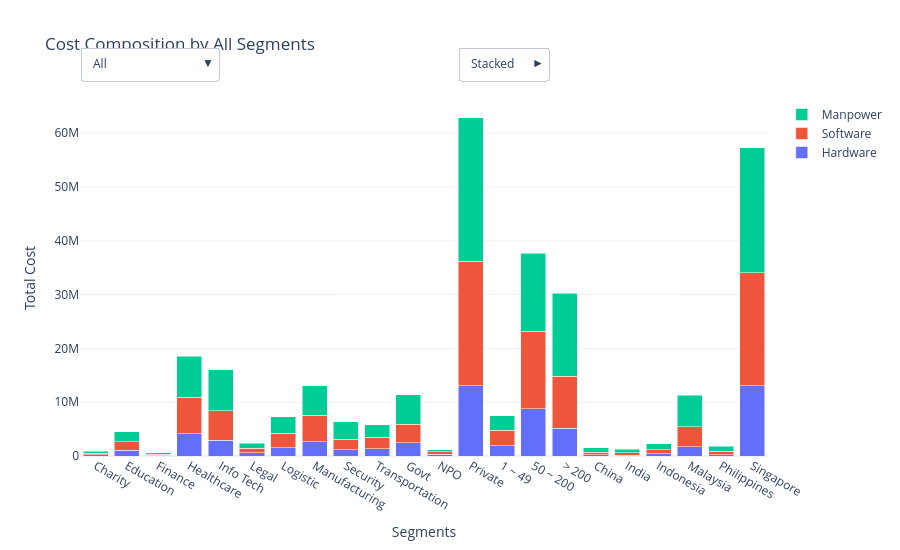

Notebook cell for this chart:
### Markdown cell above
## Service quality versus profitability

The corrected dataset records the highest average overall service score for **Finance (4.25/5)**, but Finance contains only one client. Among larger sectors, **Transportation (4.11/5)** and **Security (4.05/5)** combine relatively high service scores with gross margins of **46.1%** and **43.3%** respectively.

**Manufacturing** contributes substantial gross profit (**$10.74 million**) but has a lower average service score (**3.86/5**), making it a useful segment for investigating whether service delivery practices differ from stronger-rated segments. This is an association-based observation, not evidence that service scores determine margin.

The matrix should be read with revenue scale, gross profit and client count together. A small segment can appear strong on an average while contributing little total value.

### Code cell
import pandas as pd
import plotly.graph_objects as go

# ============================================
# Segmentations & Data Aggregation
# ============================================
segmentations = {
    "Industry Sector": "SECTOR",
    "Client Type": "TYPE",
    "Organisation Size": "STAFF STRENGTH",
    "Country": "COUNTRY",
}

aggregated = {}

# Individual Segmentations
for label, col in segmentations.items():
    grouped = (
        df_merged.groupby(col)[["HARDWARE", "SOFTWARE", "MANPOWER"]]
        .sum()
        .reset_index()
    )
    grouped = grouped.rename(columns={col: "Segment"})
    aggregated[label] = grouped

# Combined "All" View across all segment categories
all_segments = []
for label, df in aggregated.items():
    temp = df[["Segment", "HARDWARE", "SOFTWARE", "MANPOWER"]].copy()
    all_segments.append(temp)

aggregated["All"] = pd.concat(all_segments, ignore_index=True)

# ============================================
# Default Chart View ("All")
# ============================================
default = "All"
data = aggregated[default]

fig = go.Figure()

fig.add_trace(
    go.Bar(x=data["Segment"], y=data["HARDWARE"], name="Hardware")
)

fig.add_trace(
    go.Bar(x=data["Segment"], y=data["SOFTWARE"], name="Software")
)

fig.add_trace(
    go.Bar(x=data["Segment"], y=data["MANPOWER"], name="Manpower")
)

# ============================================
# Dropdown Options Setup
# ============================================
buttons = []
dropdown_keys = ["All"] + list(segmentations.keys())

for label in dropdown_keys:
    temp = aggregated[label]

    buttons.append(
        dict(
            label=label,
            method="update",
            args=[
                {
                    "x": [
                        temp["Segment"],
                        temp["Segment"],
                        temp["Segment"],
                    ],
                    "y": [
                        temp["HARDWARE"],
                        temp["SOFTWARE"],
                        temp["MANPOWER"],
                    ],
                },
                {
                    "title": f"Cost Composition by {label}",
                    "xaxis": {"title": label if label != "All" else "Segments"},
                },
            ],
        )
    )

mode_buttons = [
    dict(
        label="Stacked",
        method="relayout",
        args=[{"barmode": "stack"}],
    ),
    dict(
        label="Grouped",
        method="relayout",
        args=[{"barmode": "group"}],
    ),
]

# ============================================
# Layout
# ============================================
fig.update_layout(
    title="Cost Composition by All Segments",
    xaxis_title="Segments",
    yaxis_title="Total Cost",
    barmode="stack",
    template="plotly_white",
    height=550,
    autosize=True,
    updatemenus=[
        dict(
            buttons=buttons,
            direction="down",
            x=0.0,
            y=1.15,
            xanchor="left",
            yanchor="top",
            showactive=True,
        ),
        dict(
            buttons=mode_buttons,
            direction="right",
            x=0.55,
            y=1.15,
            xanchor="left",
            yanchor="top",
            showactive=True,
        ),
    ],
)

fig.show()
fig3 = fig

### Figure 1 — Plotly figure (JSON) as saved in the notebook; plotly's stock layout.template omitted (floating-point values rounded to 4 significant figures)
{"data": [{"name": "Hardware", "type": "bar", "x": ["Charity", "Education", "Finance", "Healthcare", "Info Tech", "Legal", "Logistic", "Manufacturing", "Security", "Transportation", "Govt", "NPO", "Private", "1 ~ 49", "50 ~ 200", "> 200", "China", "India", "Indonesia", "Malaysia", "Philippines", "Singapore"], "y": [232992, 1072946, 147742, 4166314, 2941839, 571245, 1550149, 2678570, 1148459, 1323576, 2421856, 314929, 13097047, 1933036, 8770420, 5130376, 230648, 181813, 398777, 1690648, 270733, 13061213]}, {"name": "Software", "type": "bar", "x": ["Charity", "Education", "Finance", "Healthcare", "Info Tech", "Legal", "Logistic", "Manufacturing", "Security", "Transportation", "Govt", "NPO", "Private", "1 ~ 49", "50 ~ 200", "> 200", "China", "India", "Indonesia", "Malaysia", "Philippines", "Singapore"], "y": [318694, 1594850, 207473, 6775091, 5514836, 857164, 2670981, 4923113, 1964428, 2128067, 3435696, 434006, 23084995, 2865111, 14372824, 9716762, 508004, 401695, 725251, 3715931, 588237, 21015579]}, {"name": "Manpower", "type": "bar", "x": ["Charity", "Education", "Finance", "Healthcare", "Info Tech", "Legal", "Logistic", "Manufacturing", "Security", "Transportation", "Govt", "NPO", "Private", "1 ~ 49", "50 ~ 200", "> 200", "China", "India", "Indonesia", "Malaysia", "Philippines", "Singapore"], "y": [314960, 1841609, 285888, 7552935, 7566466, 922461, 3036583, 5492858, 3250373, 2339387, 5499997, 429230, 26674293, 2672112, 14516340, 15415068, 833304, 638171, 1127715, 5899618, 924830, 23179882]}], "layout": {"autosize": true, "barmode": "stack", "height": 550, "title": {"text": "Cost Composition by All Segments"}, "updatemenus": [{"buttons": [{"args": [{"x": [["Charity", "Education", "Finance", "Healthcare", "Info Tech", "Legal", "Logistic", "Manufacturing", "Security", "Transportation", "Govt", "NPO", "Private", "1 ~ 49", "50 ~ 200", "> 200", "China", "India", "Indonesia", "Malaysia", "Philippines", "Singapore"], ["Charity", "Education", "Finance", "Healthcare", "Info Tech", "Legal", "Logistic", "Manufacturing", "Security", "Transportation", "Govt", "NPO", "Private", "1 ~ 49", "50 ~ 200", "> 200", "China", "India", "Indonesia", "Malaysia", "Philippines", "Singapore"], ["Charity", "Education", "Finance", "Healthcare", "Info Tech", "Legal", "Logistic", "Manufacturing", "Security", "Transportation", "Govt", "NPO", "Private", "1 ~ 49", "50 ~ 200", "> 200", "China", "India", "Indonesia", "Malaysia", "Philippines", "Singapore"]], "y": [[232992, 1072946, 147742, 4166314, 2941839, 571245, 1550149, 2678570, 1148459, 1323576, 2421856, 314929, 13097047, 1933036, 8770420, 5130376, 230648, 181813, 398777, 1690648, 270733, 13061213], [318694, 1594850, 207473, 6775091, 5514836, 857164, 2670981, 4923113, 1964428, 2128067, 3435696, 434006, 23084995, 2865111, 14372824, 9716762, 508004, 401695, 725251, 3715931, 588237, 21015579], [314960, 1841609, 285888, 7552935, 7566466, 922461, 3036583, 5492858, 3250373, 2339387, 5499997, 429230, 26674293, 2672112, 14516340, 15415068, 833304, 638171, 1127715, 5899618, 924830, 23179882]]}, {"title": "Cost Composition by All", "xaxis": {"title": "Segments"}}], "label": "All", "method": "update"}, {"args": [{"x": [["Charity", "Education", "Finance", "Healthcare", "Info Tech", "Legal", "Logistic", "Manufacturing", "Security", "Transportation"], ["Charity", "Education", "Finance", "Healthcare", "Info Tech", "Legal", "Logistic", "Manufacturing", "Security", "Transportation"], ["Charity", "Education", "Finance", "Healthcare", "Info Tech", "Legal", "Logistic", "Manufacturing", "Security", "Transportation"]], "y": [[232992, 1072946, 147742, 4166314, 2941839, 571245, 1550149, 2678570, 1148459, 1323576], [318694, 1594850, 207473, 6775091, 5514836, 857164, 2670981, 4923113, 1964428, 2128067], [314960, 1841609, 285888, 7552935, 7566466, 922461, 3036583, 5492858, 3250373, 2339387]]}, {"title": "Cost Composition by Industry Sector", "xaxis": {"title": "Industry Sector"}}], "label": "Industry Sector", "method": "update"}, {"args": [{"x": [["Govt", "NPO", "Private"], ["Govt", "NPO", "Private"], ["Govt", "NPO", "Private"]], "y": [[2421856, 314929, 13097047], [3435696, 434006, 23084995], [5499997, 429230, 26674293]]}, {"title": "Cost Composition by Client Type", "xaxis": {"title": "Client Type"}}], "label": "Client Type", "method": "update"}, {"args": [{"x": [["1 ~ 49", "50 ~ 200", "> 200"], ["1 ~ 49", "50 ~ 200", "> 200"], ["1 ~ 49", "50 ~ 200", "> 200"]], "y": [[1933036, 8770420, 5130376], [2865111, 14372824, 9716762], [2672112, 14516340, 15415068]]}, {"title": "Cost Composition by Organisation Size", "xaxis": {"title": "Organisation Size"}}], "label": "Organisation Size", "method": "update"}, {"args": [{"x": [["China", "India", "Indonesia", "Malaysia", "Philippines", "Singapore"], ["China", "India", "Indonesia", "Malaysia", "Philippines", "Singapore"], ["China", "India", "Indonesia", "Malaysia", "Philippines", "Singapore"]], "y": [[230648, 181813, 398777, 1690648, 270733, 13061213], [508004, 401695, 725251, 3715931, 588237, 21015579], [833304, 638171, 1127715, 5899618, 924830, 23179882]]}, {"title": "Cost Composition by Country", "xaxis": {"title": "Country"}}], "label": "Country", "method": "update"}], "direction": "down", "showactive": true, "x": 0.0, "xanchor": "left", "y": 1.15, "yanchor": "top"}, {"buttons": [{"args": [{"barmode": "stack"}], "label": "Stacked", "method": "relayout"}, {"args": [{"barmode": "group"}], "label": "Grouped", "method": "relayout"}], "direction": "right", "showactive": true, "x": 0.55, "xanchor": "left", "y": 1.15, "yanchor": "top"}], "xaxis": {"title": {"text": "Segments"}}, "yaxis": {"title": {"text": "Total Cost"}}}}
